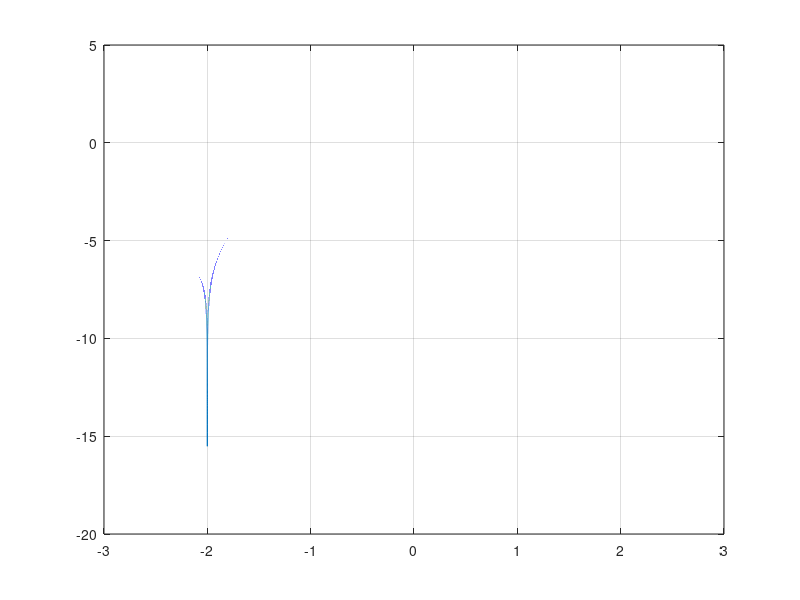

MATLAB code to generate this figure:
clc
clear all;

f=inline('log(2+z)-z.^2');
z=-3:0.00001:3;
y=f(z);
 
plot(z,y)
grid on

hold on
g=inline('sqrt(log(2+z))');

z0=2;

z1=g(z0)
e=abs(z1-z0)

z2=g(z1)
e=z2-z1

z3=g(z2)
e=z3-z2

z4=g(z3)
e=z4-z3

z5=g(z4)
e=z5-z4

z6=g(z5)
e=z6-z5

z7=g(z6)
e=z7-z6
